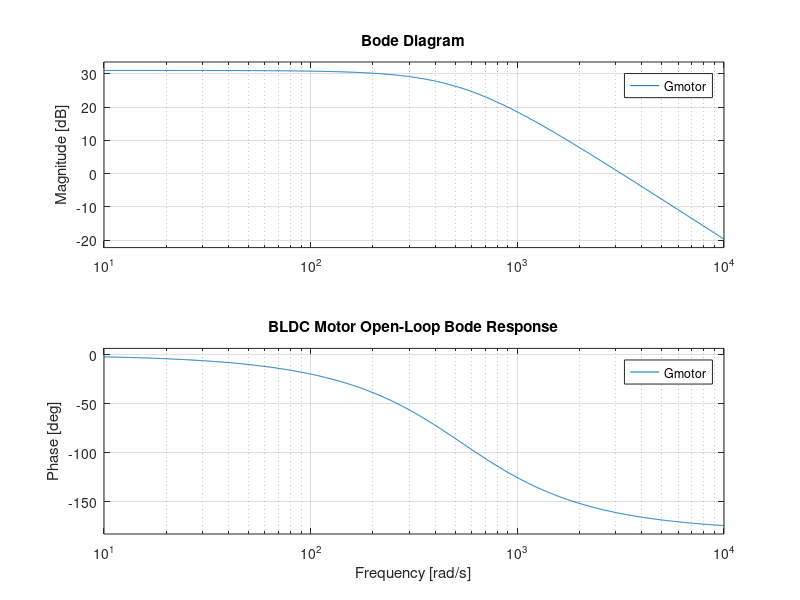
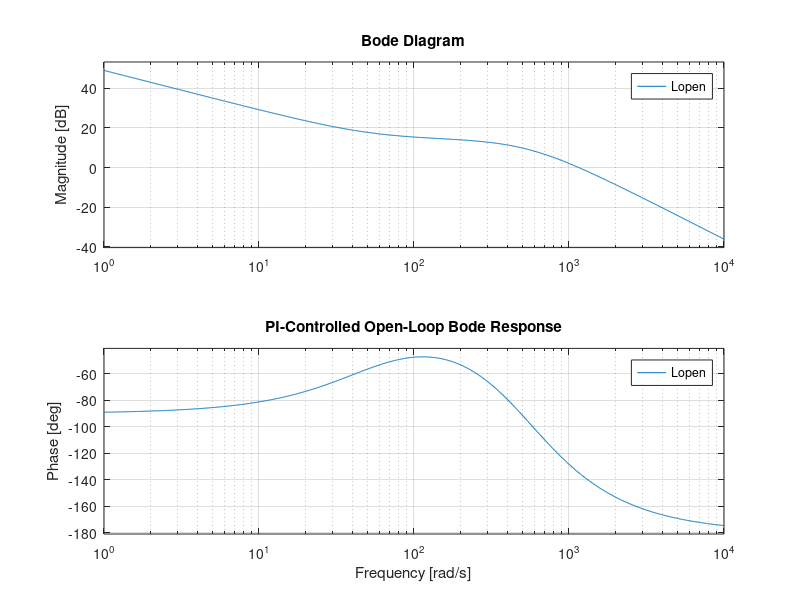
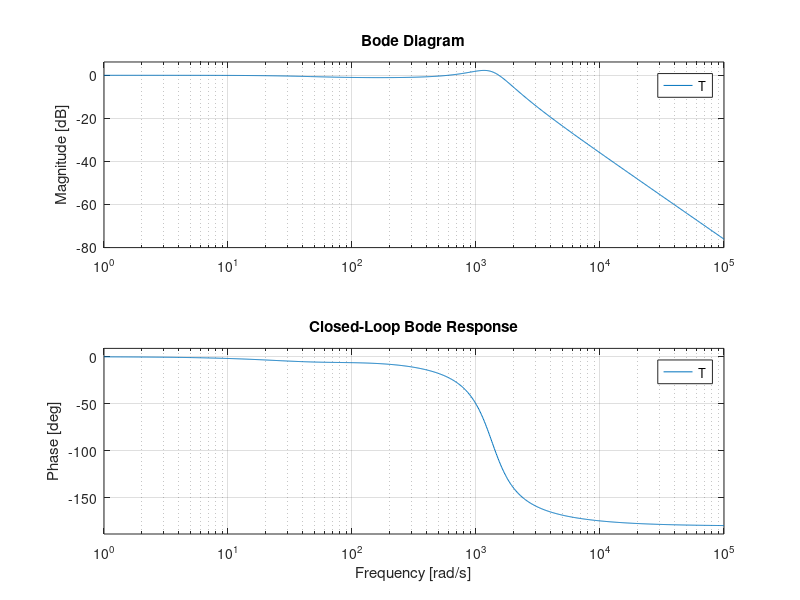

MATLAB code to generate these figures, in order:
clc;
clear;
close all;

fprintf('\n');
fprintf('============================================================\n');
fprintf(' BO4831NH2B02-101-24.0\n');
fprintf(' STAGE 7 - FREQUENCY-DOMAIN ANALYSIS & BODE VALIDATION\n');
fprintf('============================================================\n');

%% ============================================================
% 7.1 LOCKED MOTOR PARAMETERS
% ============================================================

Vdc = 24.000000;

R = 0.08000000;
L = 8.00000000e-05;

Ke = 0.02801800;
Kt = 0.02539800;

J = 3.06000000e-05;

Kp = 0.150000;
Ki = 8.000000;

rated_rpm = 7700.00;

fprintf('\n');
fprintf('============================================================\n');
fprintf(' LOCKED MOTOR PARAMETERS\n');
fprintf('============================================================\n');

fprintf('DC voltage          = %.6f V\n',Vdc);
fprintf('Resistance          = %.8f Ohm\n',R);
fprintf('Inductance          = %.8e H\n',L);
fprintf('Effective Ke        = %.8f V.s/rad\n',Ke);
fprintf('Effective Kt        = %.8f N.m/A\n',Kt);
fprintf('Rotor inertia       = %.8e kg.m^2\n',J);

fprintf('\n');
fprintf('PI controller:\n');
fprintf('Kp                  = %.6f\n',Kp);
fprintf('Ki                  = %.6f\n',Ki);

%% ============================================================
% 7.2 SENSORED BLDC IDENTIFICATION
% ============================================================

fprintf('\n');
fprintf('============================================================\n');
fprintf(' MOTOR CONFIGURATION - SENSORED BLDC\n');
fprintf('============================================================\n');

fprintf('Motor type          = BLDC\n');
fprintf('Rotor configuration = Outer Rotor\n');
fprintf('Position sensing    = Hall Sensor\n');
fprintf('Pole pairs          = 7\n');
fprintf('Commutation type    = Electronic commutation\n');

fprintf('\n');
fprintf('NOTE:\n');
fprintf('The present transfer-function model represents the\n');
fprintf('continuous averaged electromechanical speed plant.\n');
fprintf('Hall sensor transitions, inverter switching, PWM and\n');
fprintf('six-step commutation are not explicitly modeled here.\n');

%% ============================================================
% 7.3 EXACT STAGE 5 MOTOR MODEL
% ============================================================

a2 = 2.448000000000e-09;
a1 = 2.449522640000e-06;
a0 = 7.131200000000e-04;

motor_num = Kt;
motor_den = [a2 a1 a0];

Gmotor = tf(motor_num,motor_den);

fprintf('\n');
fprintf('============================================================\n');
fprintf(' MOTOR TRANSFER FUNCTION\n');
fprintf('============================================================\n');

Gmotor

%% ============================================================
% 7.4 PI CONTROLLER
% ============================================================

PI = tf([Kp Ki],[1 0]);

fprintf('\n');
fprintf('============================================================\n');
fprintf(' PI CONTROLLER\n');
fprintf('============================================================\n');

PI

%% ============================================================
% 7.5 OPEN-LOOP TRANSFER FUNCTION
% ============================================================

Lopen = PI*Gmotor;

fprintf('\n');
fprintf('============================================================\n');
fprintf(' PI-CONTROLLED OPEN-LOOP TRANSFER FUNCTION\n');
fprintf('============================================================\n');

Lopen

%% ============================================================
% 7.6 CLOSED-LOOP TRANSFER FUNCTION
% ============================================================

T = feedback(Lopen,1);

fprintf('\n');
fprintf('============================================================\n');
fprintf(' CLOSED-LOOP TRANSFER FUNCTION\n');
fprintf('============================================================\n');

T

%% ============================================================
% 7.7 OPEN-LOOP POLES
% ============================================================

p_motor = pole(Gmotor);

fprintf('\n');
fprintf('============================================================\n');
fprintf(' MOTOR OPEN-LOOP POLES\n');
fprintf('============================================================\n');

for k = 1:length(p_motor)

    fprintf('Pole %d = %.12f %+ .12fj\n', ...
        k,real(p_motor(k)),imag(p_motor(k)));

end

if all(real(p_motor)<0)

    fprintf('Motor plant stability = PASS\n');

else

    fprintf('Motor plant stability = FAIL\n');

end

%% ============================================================
% 7.8 OPEN-LOOP STABILITY MARGINS
% =============================================================

[GM,PM,Wcg,Wcp] = margin(Lopen);

fprintf('\n');
fprintf('============================================================\n');
fprintf(' OPEN-LOOP STABILITY MARGINS\n');
fprintf('============================================================\n');

fprintf('Gain margin          = %.12e\n',GM);

if isinf(GM)

    fprintf('Gain margin (dB)     = INF dB\n');

else

    fprintf('Gain margin (dB)     = %.6f dB\n',20*log10(GM));

end

fprintf('Phase margin         = %.6f deg\n',PM);

fprintf('Gain crossover       = %.6f rad/s\n',Wcp);

fprintf('Phase crossover      = %.6f rad/s\n',Wcg);

%% ============================================================
% 7.9 BODE PLOT - MOTOR
% =============================================================

figure;

bode(Gmotor);
grid on;

title('BLDC Motor Open-Loop Bode Response');

%% ============================================================
% 7.10 BODE PLOT - PI OPEN LOOP
% =============================================================

figure;

bode(Lopen);
grid on;

title('PI-Controlled Open-Loop Bode Response');

%% ============================================================
% 7.11 BODE PLOT - CLOSED LOOP
% =============================================================

figure;

bode(T);
grid on;

title('Closed-Loop Bode Response');

%% ============================================================
% 7.12 CLOSED-LOOP BANDWIDTH
% =============================================================

[mag,phase,w] = bode(T);

mag = squeeze(mag);
phase = squeeze(phase);

% Closed-loop bandwidth is the frequency where magnitude
% falls to approximately -3 dB from the low-frequency gain.

mag_db = 20*log10(mag);

dc_db = 20*log10(abs(dcgain(T)));

target_db = dc_db - 3;

index_bw = find(mag_db <= target_db,1);

if isempty(index_bw)

    bandwidth = NaN;

else

    bandwidth = w(index_bw);

end

fprintf('\n');
fprintf('============================================================\n');
fprintf(' CLOSED-LOOP BANDWIDTH\n');
fprintf('============================================================\n');

if isnan(bandwidth)

    fprintf('Bandwidth = NOT FOUND\n');

else

    fprintf('Closed-loop bandwidth = %.6f rad/s\n', ...
        bandwidth);

end

%% ============================================================
% 7.13 CLOSED-LOOP DC GAIN
% =============================================================

dc_gain = dcgain(T);

fprintf('\n');
fprintf('============================================================\n');
fprintf(' CLOSED-LOOP DC GAIN\n');
fprintf('============================================================\n');

fprintf('DC gain = %.12f\n',dc_gain);

if abs(dc_gain-1)<1e-6

    fprintf('DC gain validation = PASS\n');

else

    fprintf('DC gain validation = REVIEW\n');

end

%% ============================================================
% 7.14 CLOSED-LOOP POLES
% =============================================================

p_closed = pole(T);

fprintf('\n');
fprintf('============================================================\n');
fprintf(' CLOSED-LOOP POLES\n');
fprintf('============================================================\n');

for k = 1:length(p_closed)

    fprintf('Pole %d = %.12f %+ .12fj\n', ...
        k,real(p_closed(k)),imag(p_closed(k)));

end

if all(real(p_closed)<0)

    fprintf('Closed-loop stability = PASS\n');

else

    fprintf('Closed-loop stability = FAIL\n');

end

%% ============================================================
% 7.15 FREQUENCY-DOMAIN SUMMARY
% =============================================================

fprintf('\n');
fprintf('============================================================\n');
fprintf(' FREQUENCY-DOMAIN SUMMARY\n');
fprintf('============================================================\n');

fprintf('Phase margin          = %.6f deg\n',PM);

if isinf(GM)

    fprintf('Gain margin           = INF dB\n');

else

    fprintf('Gain margin           = %.6f dB\n',20*log10(GM));

end

fprintf('Gain crossover        = %.6f rad/s\n',Wcp);

fprintf('Phase crossover       = %.6f rad/s\n',Wcg);

if ~isnan(bandwidth)

    fprintf('Closed-loop bandwidth = %.6f rad/s\n',bandwidth);

end

%% ============================================================
% 7.16 FREQUENCY-DOMAIN VALIDATION
% =============================================================

fprintf('\n');
fprintf('============================================================\n');
fprintf(' STAGE 7 VALIDATION\n');
fprintf('============================================================\n');

if all(real(p_motor)<0)

    motor_stability_pass = true;
    fprintf('Motor plant stability       = PASS\n');

else

    motor_stability_pass = false;
    fprintf('Motor plant stability       = FAIL\n');

end

if all(real(p_closed)<0)

    closed_stability_pass = true;
    fprintf('Closed-loop stability       = PASS\n');

else

    closed_stability_pass = false;
    fprintf('Closed-loop stability       = FAIL\n');

end

if PM>0

    phase_margin_pass = true;
    fprintf('Positive phase margin       = PASS\n');

else

    phase_margin_pass = false;
    fprintf('Positive phase margin       = FAIL\n');

end

if abs(dc_gain-1)<1e-6

    dc_pass = true;
    fprintf('Closed-loop DC gain         = PASS\n');

else

    dc_pass = false;
    fprintf('Closed-loop DC gain         = REVIEW\n');

end

%% ============================================================
% 7.17 HALL-SENSOR MODELING STATUS
% =============================================================

fprintf('\n');
fprintf('============================================================\n');
fprintf(' SENSORED BLDC / HALL-SENSOR MODEL STATUS\n');
fprintf('============================================================\n');

fprintf('Hall sensors physically specified = YES\n');
fprintf('Hall position feedback modeled    = NO\n');
fprintf('Six-step commutation modeled      = NO\n');
fprintf('Inverter switching modeled        = NO\n');
fprintf('PWM switching modeled             = NO\n');

fprintf('\n');
fprintf('Hall-sensor validation status     = ARCHITECTURE IDENTIFIED\n');
fprintf('Detailed Hall/commutation model   = FUTURE STAGE\n');

%% ============================================================
% 7.18 FINAL STAGE RESULT
% =============================================================

fprintf('\n');
fprintf('============================================================\n');
fprintf(' STAGE 7 FINAL VALIDATION\n');
fprintf('============================================================\n');

if motor_stability_pass && ...
   closed_stability_pass && ...
   phase_margin_pass && ...
   dc_pass

    fprintf('Frequency-domain stability = PASS\n');
    fprintf('Frequency-response analysis = PASS\n');
    fprintf('Bode analysis              = PASS\n');
    fprintf('Stability margins          = PASS\n');

    stage7_pass = true;

else

    fprintf('Frequency-domain validation = REVIEW\n');

    stage7_pass = false;

end

%% ============================================================
% 7.19 OVERALL RESULT
% =============================================================

fprintf('\n');
fprintf('============================================================\n');
fprintf(' STAGE 7 OVERALL RESULT\n');
fprintf('============================================================\n');

if stage7_pass

    fprintf('STAGE 7 = PASS\n');

else

    fprintf('STAGE 7 = PASS WITH REVIEW\n');

end

fprintf('\n');
fprintf('Open-loop frequency response analyzed.\n');
fprintf('PI-controlled frequency response analyzed.\n');
fprintf('Closed-loop frequency response analyzed.\n');
fprintf('Gain and phase margins evaluated.\n');
fprintf('Closed-loop bandwidth evaluated.\n');
fprintf('Sensored BLDC architecture identified.\n');
fprintf('Hall/commutation dynamics reserved for dedicated validation.\n');

fprintf('\n');
fprintf('============================================================\n');
fprintf(' END OF STAGE 7\n');
fprintf('============================================================\n');
